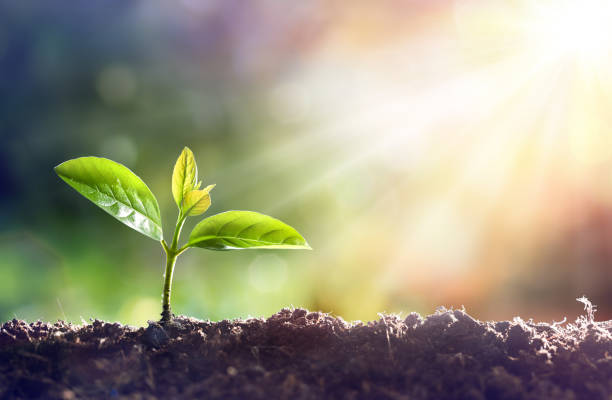
#> input picture gallery/plant.png, 612 x 400 px, found by its file name
$ python 06_histogram.py
#> lines starting #> are read from the running program, lines starting #| are printed output that depends on the picture
import cv2
import numpy as np
from matplotlib import pyplot as plt

img = cv2.imread("gallery\plant.png")
#> img is the input picture: shape (400, 612, 3); mean B, G, R 128.8, 150.8, 154.5

cv2.imshow("img", img)

b,g,r = cv2.split(img)
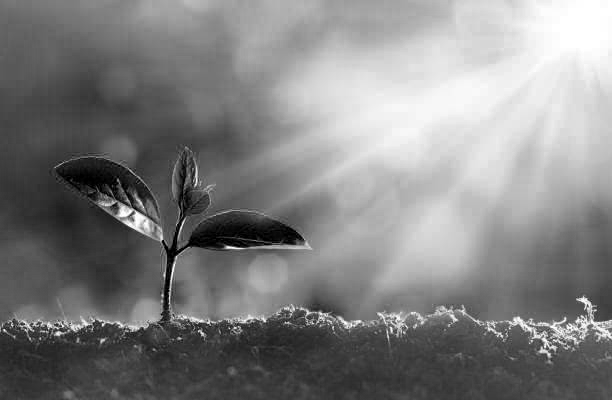
#> b: shape (400, 612); min 0, max 255, mean 128.8
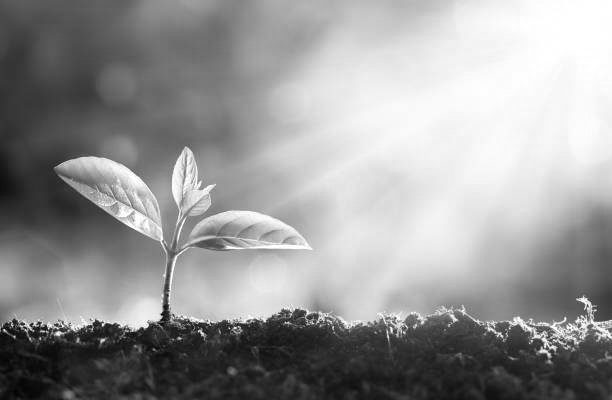
#> g: shape (400, 612); min 1, max 255, mean 150.8
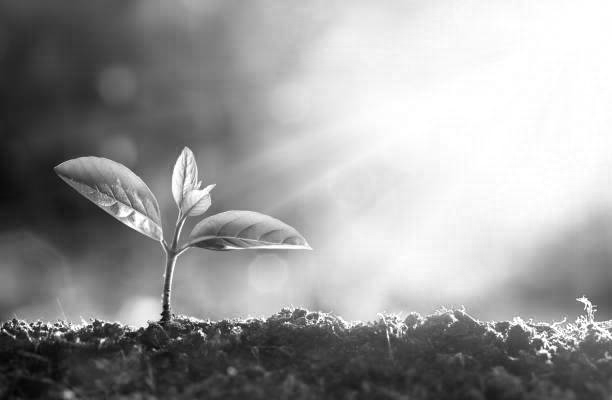
#> r: shape (400, 612); min 1, max 255, mean 154.5

plt.hist(b.ravel(), 256, [0, 256])
plt.hist(g.ravel(), 256, [0, 256])
plt.hist(r.ravel(), 256, [0, 256])
plt.show()
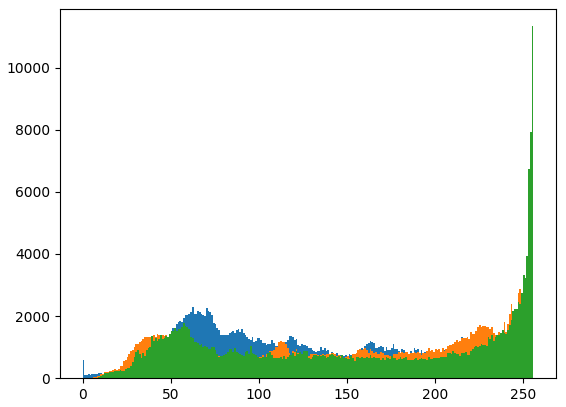
#> figure drawn by matplotlib, 1 panel; tallest bar 2278 high, from x = 62 to 63; tallest bar 3136 high, from x = 250 to 251; tallest bar 11334 high, from x = 255 to 256

cv2.waitKey(0)
cv2.destroyAllWindows()

$ run again, with gallery/basketball.png copied over gallery/plant.png
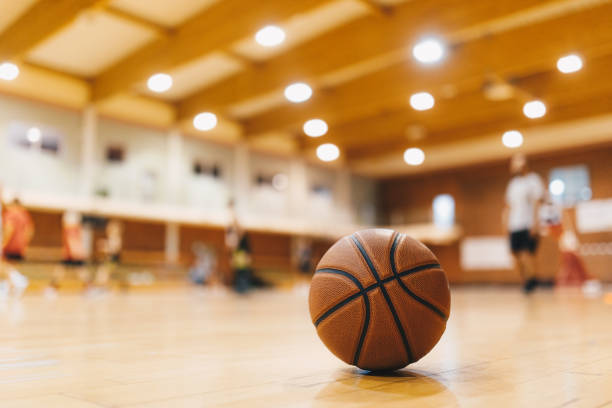
#> input picture gallery/basketball.png, 612 x 408 px, found by its file name
#> img is the input picture: shape (408, 612, 3); mean B, G, R 104.7, 152.1, 196.1
#> `b,g,r = cv2.split(img)`:
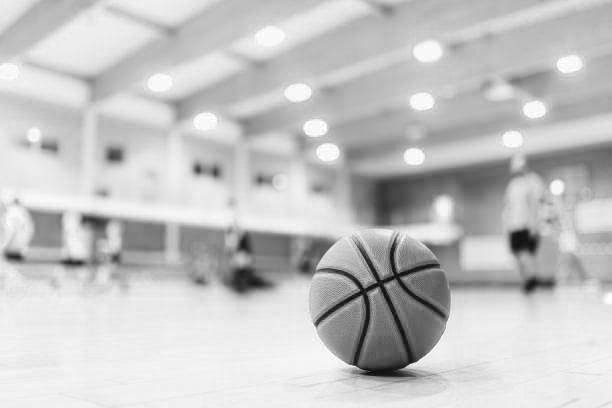
#> r: shape (408, 612); min 2, max 255, mean 196.1
#> `plt.show()`:
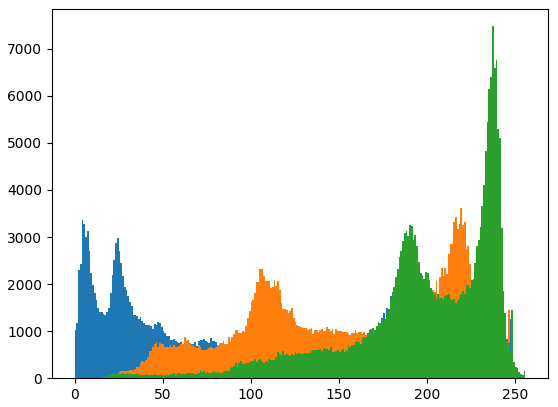
#> figure drawn by matplotlib, 1 panel; tallest bar 3357 high, from x = 4 to 5; tallest bar 3624 high, from x = 219 to 220; tallest bar 7481 high, from x = 237 to 238

$ run again, with gallery/bilateral.png copied over gallery/plant.png
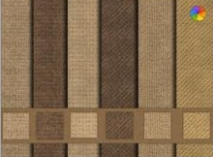
#> input picture gallery/bilateral.png, 213 x 157 px, found by its file name
#> img is the input picture: shape (157, 213, 3); mean B, G, R 79.1, 108.7, 133.9
#> `b,g,r = cv2.split(img)`:
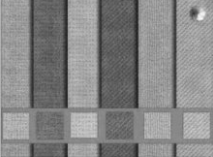
#> r: shape (157, 213); min 35, max 248, mean 133.9
#> `plt.show()`:
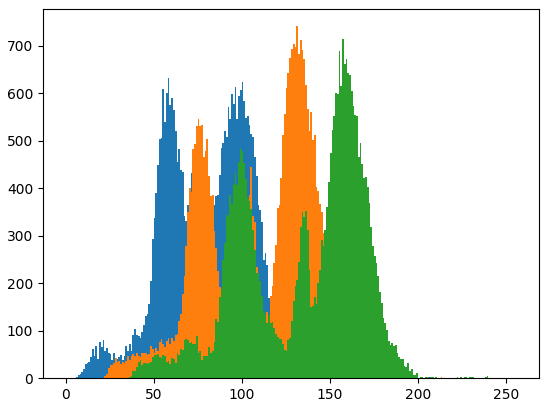
#> figure drawn by matplotlib, 1 panel; tallest bar 632 high, from x = 58 to 59; tallest bar 741 high, from x = 131 to 132; tallest bar 714 high, from x = 157 to 158

$ run again, with gallery/eye.png copied over gallery/plant.png
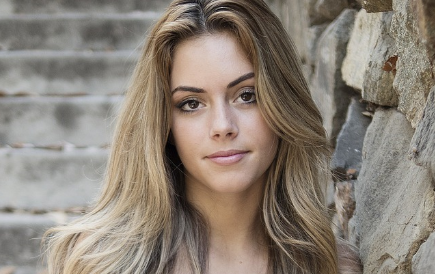
#> input picture gallery/eye.png, 435 x 274 px, found by its file name
#> img is the input picture: shape (274, 435, 3); mean B, G, R 119.3, 130, 140.1
#> `b,g,r = cv2.split(img)`:
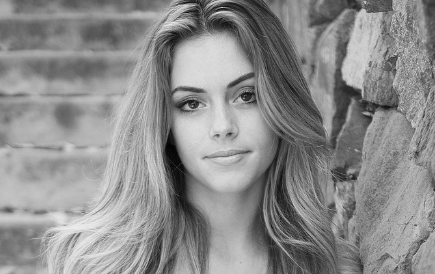
#> r: shape (274, 435); min 1, max 238, mean 140.1
#> `plt.show()`:
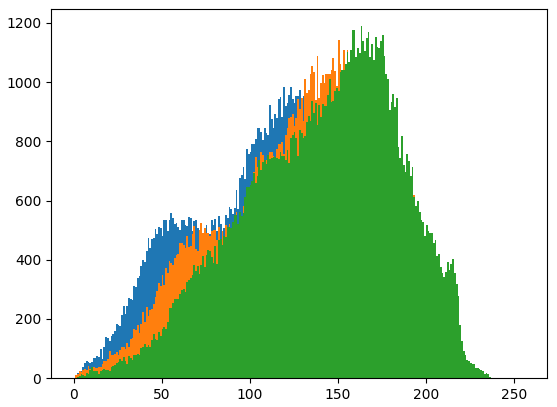
#> figure drawn by matplotlib, 1 panel; tallest bar 1024 high, from x = 154 to 155; tallest bar 1143 high, from x = 150 to 151; tallest bar 1189 high, from x = 163 to 164
